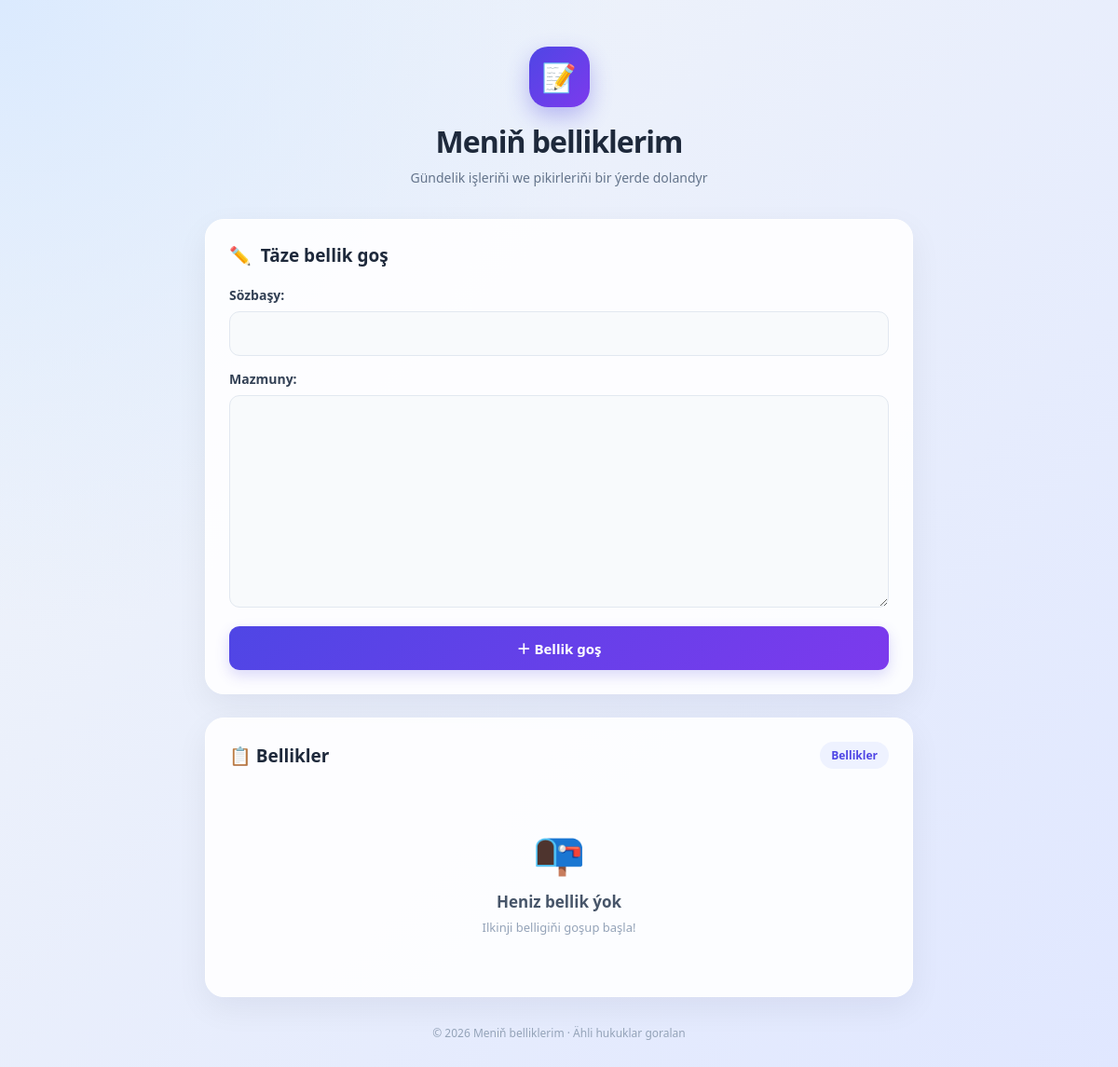
Before: / with the older database file.
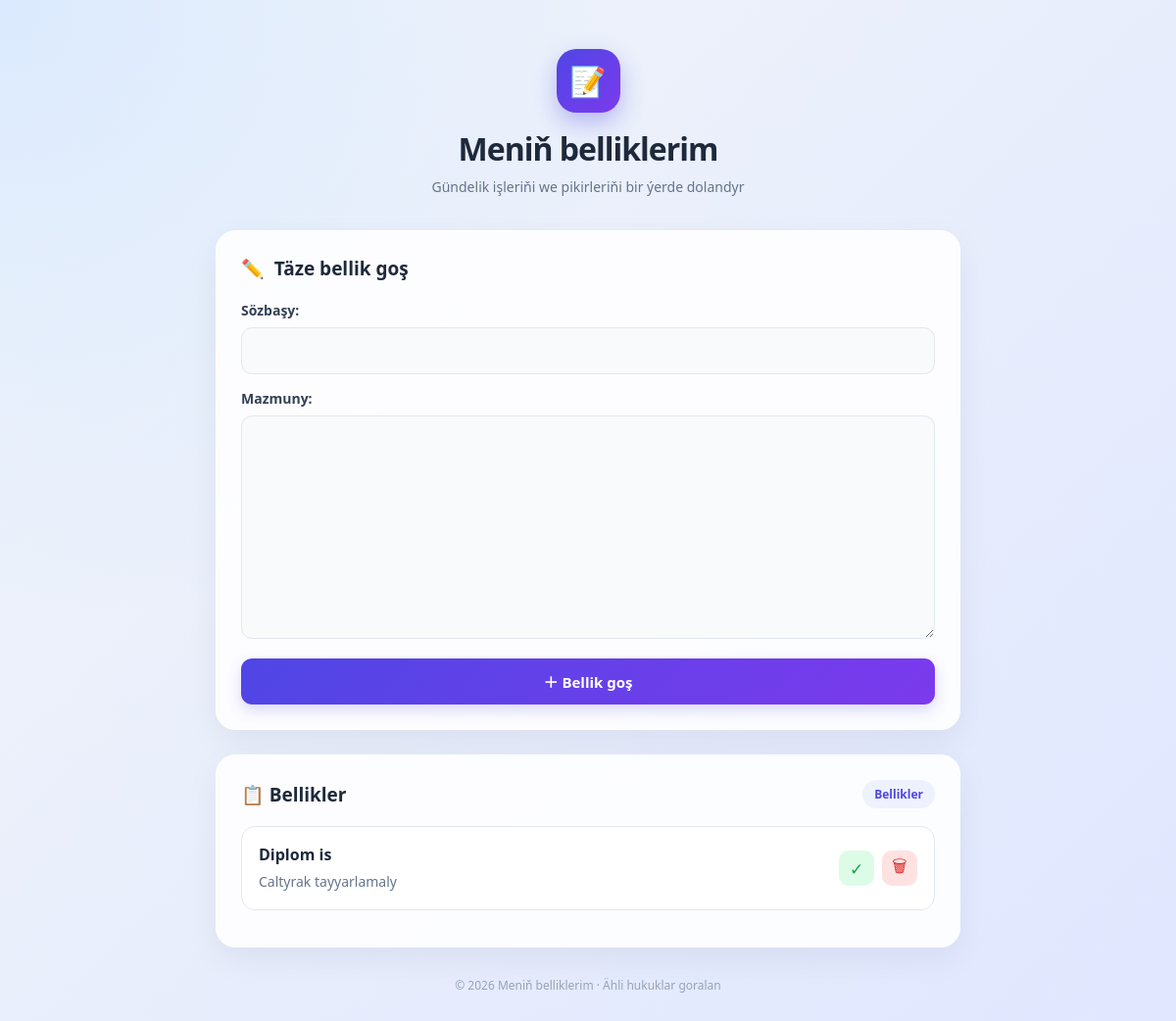
After: the same page with the newer database file.
### notes/models.py (models this page shows, shortened)
class Note(models.Model):
    title = models.CharField('Sözbaşy', max_length=120)
    text = models.TextField('Mazmuny', blank=True)
    done = models.BooleanField('Ýerine ýetirildi', default=False)
    created = models.DateTimeField(auto_now_add=True)
    class Meta:
        ordering = ['-created']

### notes/views.py (the view)
# urls.py: path('', views.note_list, name='note_list'),
def note_list(request):
    if request.method == 'POST':
        form = NoteForm(request.POST)
        if form.is_valid():
            form.save()
            return redirect('note_list')
    else:
        form = NoteForm()
    return render(request, 'notes/list.html', {'notes': Note.objects.all(), 'form': form})

### notes/forms.py
class NoteForm(forms.ModelForm):
    class Meta:
        model = Note
        fields = ['title', 'text']

### notes/templates/notes/list.html (shortened to what this page needs)
<!DOCTYPE html>
<html lang="tk">
<head>
</head>
<body>
<div class="container">
    <header class="header">
        <div class="logo">📝</div>
        <h1>Meniň belliklerim</h1>
        <p>Gündelik işleriňi we pikirleriňi bir ýerde dolandyr</p>
    </header>
    <section class="card">
        <div class="card-title">
            <span>✏️</span>
            Täze bellik goş
        </div>
        <form method="post" class="add">
            {{ form.as_p }}
            <button type="submit" class="add-btn">
                ＋ Bellik goş
            </button>
        </form>
    </section>
    <section class="card">
        <div class="notes-header">
            <div class="card-title" style="margin: 0;">
                📋 Bellikler
            </div>
            <span class="count">
                Bellikler
            </span>
        </div>
        {% for n in notes %}
            <div class="note {% if n.done %}done{% endif %}">
                <div class="note-content t">
                    <strong>{{ n.title }}</strong>
                    <p>{{ n.text }}</p>
                </div>
                <div class="actions">
                    <form method="post"
                          action="{% url 'note_toggle' n.pk %}">
                        <button type="submit"
                                class="action-btn done-btn"
                                title="Ýagdaýyny üýtget">
                            {% if n.done %}
                                ↩
                            {% else %}
                                ✓
                            {% endif %}
                        </button>
                    </form>
                    <form method="post"
                          action="{% url 'note_delete' n.pk %}"
                          onsubmit="return confirm('Bu belligi pozmak isleýärsiňizmi?');">
                        <button type="submit"
                                class="action-btn delete-btn"
                                title="Belligi poz">
                            🗑
                        </button>
                    </form>
                </div>
            </div>
        {% empty %}
            <div class="empty">
                <div class="empty-icon">📭</div>
                <h3>Heniz bellik ýok</h3>
                <p>Ilkinji belligiňi goşup başla!</p>
            </div>
        {% endfor %}
    </section>
    <footer class="footer">
        © 2026 Meniň belliklerim · Ähli hukuklar goralan
    </footer>
</div>
</body>
</html>

### notes/templates/notes/list.html (style rules this page uses)
* { margin: 0; padding: 0; box-sizing: border-box; }
body { font-family: 'Segoe UI', system-ui, sans-serif; min-height: 100vh; background: radial-gradient(circle at top left, #dbeafe, transparent 40%), linear-gradient(135deg, #f1f5f9, #e0e7ff); color: #1e293b; padding: 50px 20px; }
.container { max-width: 760px; margin: auto; }
.header { text-align: center; margin-bottom: 35px; }
.logo { width: 65px; height: 65px; margin: 0 auto 15px; display: flex; align-items: center; justify-content: center; background: linear-gradient(135deg, #4f46e5, #7c3aed); color: white; font-size: 30px; border-radius: 20px; box-shadow: 0 10px 25px #4f46e155; }
.header h1 { font-size: 32px; font-weight: 750; letter-spacing: -1px; }
.header p { color: #64748b; margin-top: 8px; font-size: 14px; }
.card { background: rgba(255, 255, 255, 0.9); border: 1px solid #ffffff; border-radius: 20px; padding: 25px; margin-bottom: 25px; box-shadow: 0 12px 35px rgba(15, 23, 42, 0.06); }
.card-title { font-size: 19px; font-weight: 700; margin-bottom: 20px; display: flex; align-items: center; gap: 10px; }
form.add p { margin-bottom: 15px; }
form.add label { display: block; font-weight: 600; font-size: 14px; margin-bottom: 8px; color: #334155; }
input[type="text"], textarea { width: 100%; padding: 13px 15px; border: 1px solid #e2e8f0; border-radius: 11px; outline: none; background: #f8fafc; font-size: 15px; font-family: inherit; transition: .25s; }
textarea { min-height: 110px; resize: vertical; }
button { cursor: pointer; border: none; font-family: inherit; transition: .25s; }
.add-btn { width: 100%; padding: 13px; border-radius: 11px; background: linear-gradient(135deg, #4f46e5, #7c3aed); color: white; font-size: 15px; font-weight: 700; box-shadow: 0 6px 15px #4f46e133; }
.notes-header { display: flex; justify-content: space-between; align-items: center; margin-bottom: 18px; }
.count { background: #eef2ff; color: #4f46e5; padding: 6px 12px; border-radius: 20px; font-size: 12px; font-weight: 700; }
.note { display: flex; align-items: center; justify-content: space-between; gap: 15px; padding: 17px; background: #ffffff; border: 1px solid #e2e8f0; border-radius: 14px; margin-bottom: 12px; transition: .25s; }
.note-content { min-width: 0; flex: 1; overflow-wrap: anywhere; }
.note .t strong { display: block; font-size: 16px; margin-bottom: 6px; color: #1e293b; }
.note .t p { font-size: 14px; color: #64748b; line-height: 1.6; }
.actions { display: flex; gap: 8px; flex-shrink: 0; }
.action-btn { width: 36px; height: 36px; border-radius: 10px; font-size: 17px; display: flex; align-items: center; justify-content: center; }
.done-btn { background: #dcfce7; color: #16a34a; }
.delete-btn { background: #fee2e2; color: #dc2626; }
.footer { text-align: center; color: #94a3b8; font-size: 12px; margin-top: 30px; }

Changed rows visible on the page:
added Note: title "Diplom is", text "Caltyrak tayyarlamaly"
Other visible differences:
text no longer shown: "📭 Heniz bellik ýok Ilkinji belligiňi goşup başla!"
